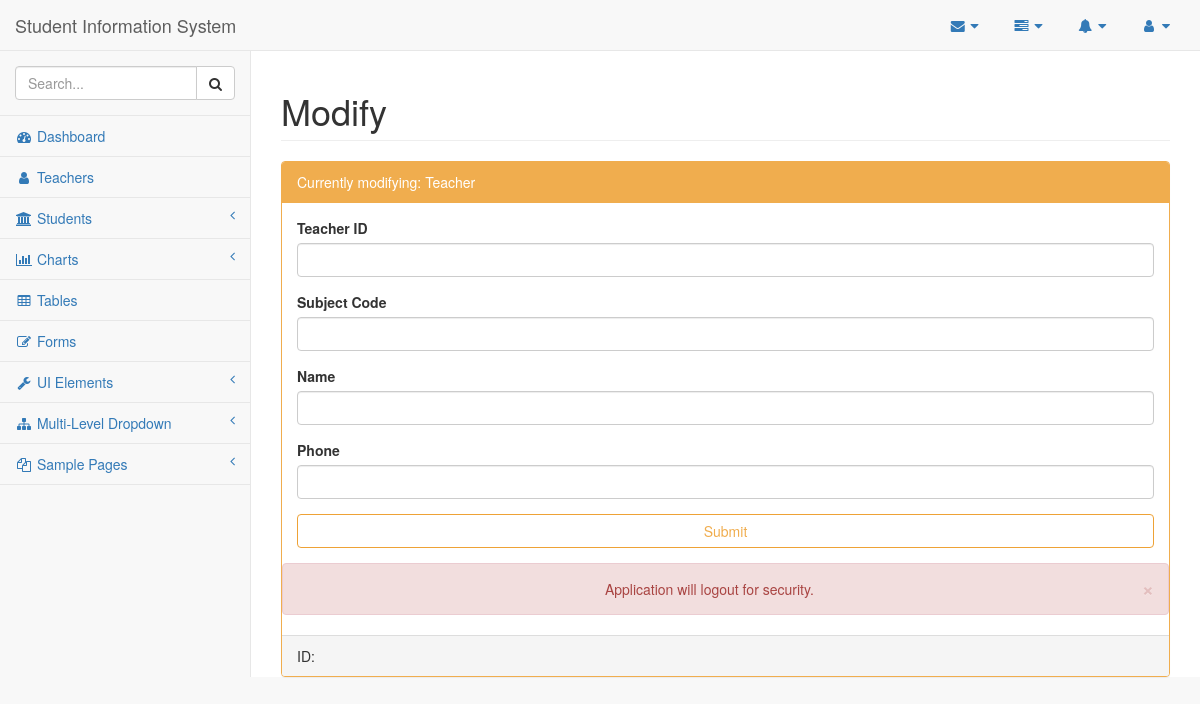
The page /modify/teacher/200 on the database as committed earlier.
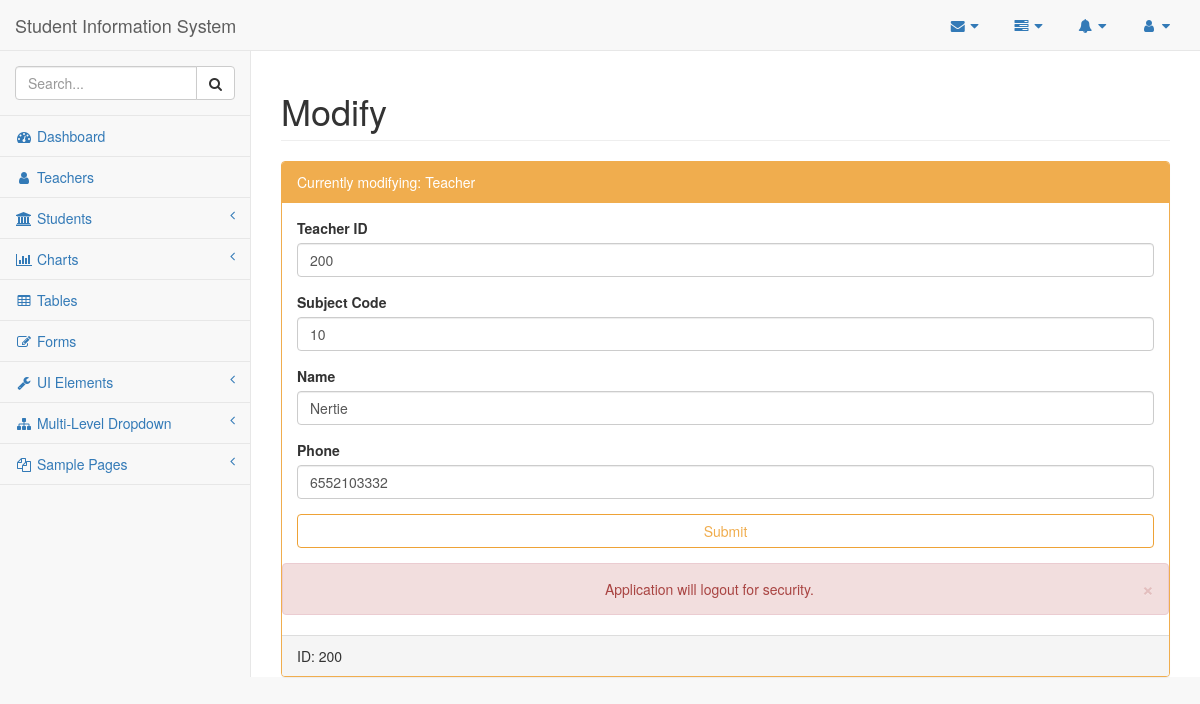
The same page on the database as committed later.
### tables this page shows
CREATE TABLE Teacher
(
 teacher_id    integer NOT NULL ,
 sub_code      integer NOT NULL ,
 teacher_name  text NOT NULL ,
 phone         numeric NOT NULL ,
 date_of_birth date NOT NULL ,
 password      text NOT NULL ,
PRIMARY KEY (teacher_id, sub_code),
FOREIGN KEY (sub_code) REFERENCES Subject(sub_code) ON DELETE CASCADE ON UPDATE CASCADE
);

### flaskapp.py (the view)
@app.route('/modify/<string:entity>/<string:uid>', methods=['GET', 'POST'])
def modify(uid, entity):
    global ID
    teacher_list = query_db("SELECT * FROM TEACHER")
    teacher = query_db("SELECT * FROM Teacher \
                         WHERE teacher_id=?", [ID], one=True)
    if entity == "teacher":
        values = query_db("SELECT * FROM Teacher \
                            WHERE teacher_id=?", [uid], one=True)
        if request.method == 'GET':
            return render_template("modify.html", id=ID, entity="Teacher", identity=values)
        if request.method == 'POST':
            data = request.form.to_dict()
            dict = [data['teacher_id'], data['sub_code'], data['teacher_name'], data['phone'], uid]
            change_db("UPDATE Teacher SET teacher_id=?, sub_code=?, teacher_name=?, phone=? WHERE teacher_id=?", dict)
            return logout()

### flaskapp.py (called while the page is built)
def get_db():
    db = getattr(g, '_database', None)
    if db is None:
        db = g._database = sqlite3.connect(DATABASE)
        db.row_factory = sqlite3.Row
    return db

def query_db(query, args=(), one=False):
    cur = get_db().execute(query, args)
    rv = cur.fetchall()
    cur.close()
    return (rv[0] if rv else None) if one else rv

@app.teardown_appcontext
def close_connection(exception):
    db = getattr(g, '_database', None)
    if db is not None:
        db.close()

### templates/modify.html
{% extends "base.html" %}
{% block title %}
Modify
{% endblock title %}
{% block content %}
<div class="panel panel-yellow">
  <div class="panel-heading">
    Currently modifying: {{ entity }}
  </div>
  <div class="panel-body">
    <form action="#" method="post">
      {% if entity=="Teacher" %}
      <div class="form-group">
        <label>Teacher ID</label>
        <input type="text" class="form-control" id="teacher_id" name="teacher_id" value={{identity.teacher_id}}>
      </div>
      <div class="form-group">
        <label>Subject Code</label>
        <input type="number" class="form-control" id="sub_code" name="sub_code" value={{identity.sub_code}}>
      </div>
      <div class="form-group">
        <label>Name</label>
        <input type="text" class="form-control" id="teacher_name" name="teacher_name" value={{identity.teacher_name}}>
      </div>
      <div class="form-group">
        <label>Phone</label>
        <input type="number" class="form-control" id="phone" name="phone" value={{identity.phone}}>
      </div>
      <button type="submit" class="btn btn-warning btn-block btn-outline" value="Submit">Submit</button>
      {% endif %}
    </form>
  </div>
  <div class="alert alert-danger alert-dismissable" style="text-align: center;">
    <button type="button" class="close" data-dismiss="alert" aria-hidden="true">×</button>
    Application will logout for security.
  </div>
  <div class="panel-footer">
    {% if entity=="Teacher" %}
    ID: {{ identity['teacher_id'] }}
    {% endif %}
  </div>
</div>
{% endblock content %}

Rows that differ between the two databases and show on the page:
now on this page (row edited): Teacher: teacher_id "200", sub_code "10", teacher_name "Nertie", phone "6552103332"
